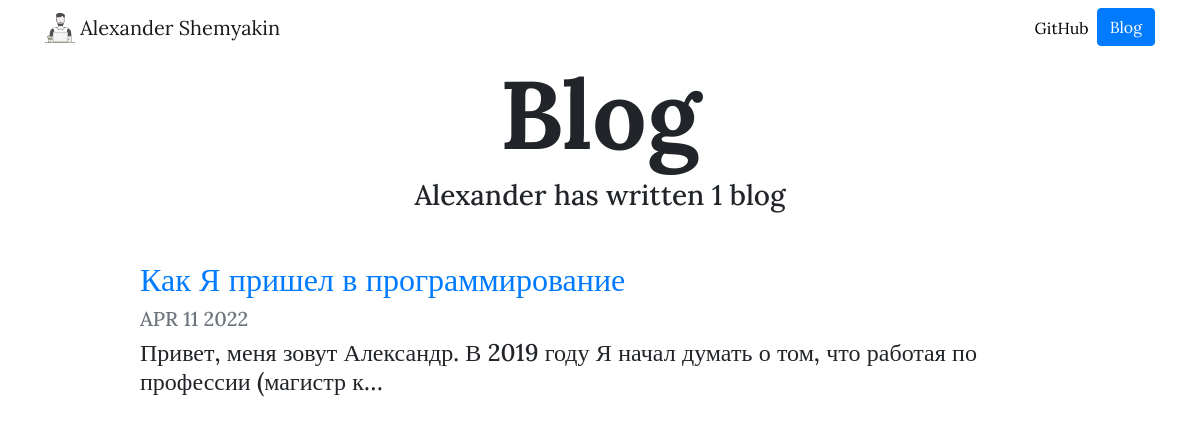
Screenshot of /blog/ with the database file from the repository.
### blog/models.py (models this page shows, shortened)
class Blog(models.Model):
    title = models.CharField(max_length=100)
    description = models.TextField(null=True)
    date = models.DateField()

### blog/views.py (the view)
# urls.py: path('', views.all_blogs, name='all_blogs'),
def all_blogs(request):
    blogs = Blog.objects.order_by('-date')
    return render(request, 'blog/all_blogs.html', {'blogs': blogs})

### blog/templates/blog/all_blogs.html
{% extends "portfolio/base.html" %}
{% load static %}
{% block content %}
<h1 id="blogtitle" class="font-weight-bold text-center">
  Blog
</h1>
<h3 class="text-center mb-5">
  Alexander has written {{ blogs.count }} blog {{ blogs.count|pluralize }}
</h3>
{% for blog in blogs %}
<div class="row justify-content-center my-3">
  <div class="col-md-10">
    <a href="{% url 'blog:detail' blog.id %}">
      <h2>{{ blog.title }}</h2>
    </a>
    <h5 class="text-muted">{{ blog.date|date:'M d Y'|upper }}</h5>
    <h4>{{ blog.description|striptags|truncatechars:100 }}</h4>
  </div>
</div>
{% endfor %}
{% endblock %}

### portfolio/static/portfolio/custom.css (style rules this page uses)
body { font-family: 'Lora', serif; }
#blogtitle { font-size: 6rem; }

### rows the page displays
Blog: title "Как Я пришел в программирование", date "APR 11 2022", description "Привет, меня зовут Александр. В 2019 году Я начал думать о том, что работая по профессии (магистр к…"

### other values shown
{{ blogs.count }} "1"
